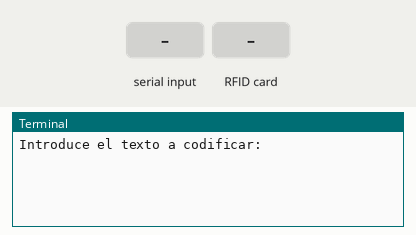
Bench run of a program on a simulated Raspberry Pi (header pin numbers). Shown: the last lines printed to the terminal. The test bench sets the inputs (shaded band). At 2.9 s the program stops and its outputs stay as they are.

Above: at 1.2 s.
1.3 s: "1" typed at the terminal, then Enter
At 1.7 s:
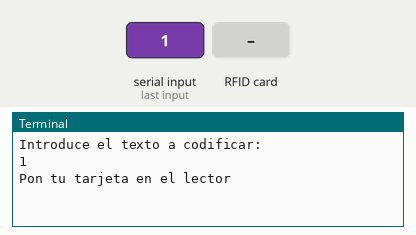
2.8 s: RFID card 5E 7A 19 C4 held to the reader
At 4.0 s:
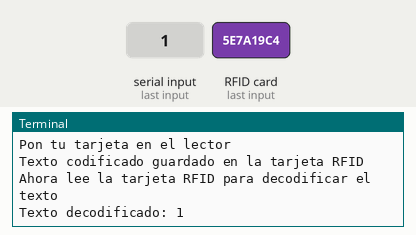

Measured:
- after the input at 1.3 s, the terminal: prints a new line at once (image 1)
- after the input at 2.8 s, the terminal: prints a new line at once (image 2)

The program:

rfidPrueba.py
```python
import RPi.GPIO as GPIO
from mfrc522 import SimpleMFRC522
import base64

reader = SimpleMFRC522()

try:
    # Solicita al usuario el texto a codificar
    text = input('Introduce el texto a codificar: ')

    # Codifica el texto en Base64
    encoded_text = base64.b64encode(text.encode('utf-8'))

    # Escribe el texto codificado en la tarjeta RFID
    print("Pon tu tarjeta en el lector")
    reader.write(encoded_text.decode('utf-8'))
    print("Texto codificado guardado en la tarjeta RFID")

    # Lee el texto de la tarjeta RFID y lo decodifica
    print("Ahora lee la tarjeta RFID para decodificar el texto")
    id, encoded_text = reader.read()
    decoded_text = base64.b64decode(encoded_text.encode('utf-8')).decode('utf-8')
    print(f"Texto decodificado: {decoded_text}")

finally:
    GPIO.cleanup()
```
